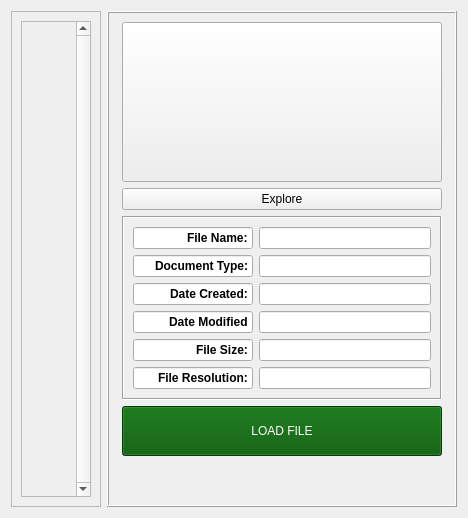
        <widget class="QWidget" name="wgTabHDR" native="true">
         <property name="sizePolicy">
          <sizepolicy hsizetype="Preferred" vsizetype="Expanding">
           <horstretch>0</horstretch>
           <verstretch>0</verstretch>
          </sizepolicy>
         </property>
         <property name="autoFillBackground">
          <bool>false</bool>
         </property>
         <layout class="QHBoxLayout" name="horizontalLayout_7">
          <item>
           <widget class="QFrame" name="frHdr">
            <property name="sizePolicy">
             <sizepolicy hsizetype="Expanding" vsizetype="Expanding">
              <horstretch>0</horstretch>
              <verstretch>0</verstretch>
             </sizepolicy>
            </property>
            <property name="minimumSize">
             <size>
              <width>0</width>
              <height>0</height>
             </size>
            </property>
            <property name="maximumSize">
             <size>
              <width>1111111</width>
              <height>16777215</height>
             </size>
            </property>
            <property name="layoutDirection">
             <enum>Qt::LeftToRight</enum>
            </property>
            <property name="autoFillBackground">
             <bool>true</bool>
            </property>
            <property name="frameShape">
             <enum>QFrame::StyledPanel</enum>
            </property>
            <property name="frameShadow">
             <enum>QFrame::Sunken</enum>
            </property>
            <layout class="QHBoxLayout" name="horizontalLayout_8">
             <item>
              <widget class="QScrollArea" name="scrHdr">
               <property name="styleSheet">
                <string notr="true"/>
               </property>
               <property name="verticalScrollBarPolicy">
                <enum>Qt::ScrollBarAlwaysOn</enum>
               </property>
               <property name="horizontalScrollBarPolicy">
                <enum>Qt::ScrollBarAlwaysOff</enum>
               </property>
               <property name="widgetResizable">
                <bool>true</bool>
               </property>
               <widget class="QWidget" name="scrlyHdr">
                <property name="geometry">
                 <rect>
                  <x>0</x>
                  <y>0</y>
                  <width>602</width>
                  <height>440</height>
                 </rect>
                </property>
                <layout class="QVBoxLayout" name="verticalLayout_7">
                 <item>
                  <layout class="QVBoxLayout" name="lyHdr">
                   <property name="leftMargin">
                    <number>4</number>
                   </property>
                   <property name="topMargin">
                    <number>4</number>
                   </property>
                   <property name="rightMargin">
                    <number>4</number>
                   </property>
                   <property name="bottomMargin">
                    <number>4</number>
                   </property>
                  </layout>
                 </item>
                </layout>
               </widget>
              </widget>
             </item>
            </layout>
           </widget>
          </item>
          <item>
           <widget class="QFrame" name="frLoad">
            <property name="sizePolicy">
             <sizepolicy hsizetype="Fixed" vsizetype="Preferred">
              <horstretch>0</horstretch>
              <verstretch>0</verstretch>
             </sizepolicy>
            </property>
            <property name="maximumSize">
             <size>
              <width>350</width>
              <height>1111111</height>
             </size>
            </property>
            <property name="frameShape">
             <enum>QFrame::Box</enum>
            </property>
            <property name="frameShadow">
             <enum>QFrame::Raised</enum>
            </property>
            <layout class="QVBoxLayout" name="verticalLayout_6">
             <item>
              <layout class="QVBoxLayout" name="lyLoad">
               <property name="leftMargin">
                <number>4</number>
               </property>
               <property name="rightMargin">
                <number>4</number>
               </property>
               <item>
                <widget class="QPushButton" name="btnImage">
                 <property name="sizePolicy">
                  <sizepolicy hsizetype="Fixed" vsizetype="Fixed">
                   <horstretch>0</horstretch>
                   <verstretch>0</verstretch>
                  </sizepolicy>
                 </property>
                 <property name="minimumSize">
                  <size>
                   <width>320</width>
                   <height>160</height>
                  </size>
                 </property>
                 <property name="layoutDirection">
                  <enum>Qt::LeftToRight</enum>
                 </property>
                 <property name="text">
                  <string/>
                 </property>
                </widget>
               </item>
               <item>
                <widget class="QPushButton" name="btnExplore">
                 <property name="text">
                  <string>Explore</string>
                 </property>
                </widget>
               </item>
               <item>
                <widget class="QFrame" name="frInfo">
                 <property name="frameShape">
                  <enum>QFrame::Box</enum>
                 </property>
                 <property name="frameShadow">
                  <enum>QFrame::Sunken</enum>
                 </property>
                 <layout class="QVBoxLayout" name="verticalLayout_3">
                  <item>
                   <layout class="QHBoxLayout" name="lyFileName">
                    <item>
                     <widget class="QLineEdit" name="lblFileName">
                      <property name="enabled">
                       <bool>true</bool>
                      </property>
                      <property name="sizePolicy">
                       <sizepolicy hsizetype="Fixed" vsizetype="Fixed">
                        <horstretch>0</horstretch>
                        <verstretch>0</verstretch>
                       </sizepolicy>
                      </property>
                      <property name="maximumSize">
                       <size>
                        <width>120</width>
                        <height>16777215</height>
                       </size>
                      </property>
                      <property name="font">
                       <font>
                        <weight>75</weight>
                        <bold>true</bold>
                       </font>
                      </property>
                      <property name="text">
                       <string>File Name:</string>
                      </property>
                      <property name="alignment">
                       <set>Qt::AlignRight|Qt::AlignTrailing|Qt::AlignVCenter</set>
                      </property>
                      <property name="readOnly">
                       <bool>true</bool>
                      </property>
                     </widget>
                    </item>
                    <item>
                     <widget class="QLineEdit" name="leFileName">
                      <property name="enabled">
                       <bool>true</bool>
                      </property>
                      <property name="readOnly">
                       <bool>true</bool>
                      </property>
                     </widget>
                    </item>
                   </layout>
                  </item>
                  <item>
                   <layout class="QHBoxLayout" name="lyDocType">
                    <item>
                     <widget class="QLineEdit" name="lblDocType">
                      <property name="enabled">
                       <bool>true</bool>
                      </property>
                      <property name="sizePolicy">
                       <sizepolicy hsizetype="Fixed" vsizetype="Fixed">
                        <horstretch>0</horstretch>
                        <verstretch>0</verstretch>
                       </sizepolicy>
                      </property>
                      <property name="minimumSize">
                       <size>
                        <width>80</width>
                        <height>0</height>
                       </size>
                      </property>
                      <property name="maximumSize">
                       <size>
                        <width>120</width>
                        <height>16777215</height>
                       </size>
                      </property>
                      <property name="font">
                       <font>
                        <weight>75</weight>
                        <bold>true</bold>
                       </font>
                      </property>
                      <property name="text">
                       <string>Document Type:</string>
                      </property>
                      <property name="alignment">
                       <set>Qt::AlignRight|Qt::AlignTrailing|Qt::AlignVCenter</set>
                      </property>
                      <property name="readOnly">
                       <bool>true</bool>
                      </property>
                     </widget>
                    </item>
                    <item>
                     <widget class="QLineEdit" name="leDocTYpe">
                      <property name="enabled">
                       <bool>true</bool>
                      </property>
                      <property name="readOnly">
                       <bool>true</bool>
                      </property>
                     </widget>
                    </item>
                   </layout>
                  </item>
                  <item>
                   <layout class="QHBoxLayout" name="lyDateCreated">
                    <item>
                     <widget class="QLineEdit" name="lblDateCreated">
                      <property name="enabled">
                       <bool>true</bool>
                      </property>
                      <property name="sizePolicy">
                       <sizepolicy hsizetype="Fixed" vsizetype="Fixed">
                        <horstretch>0</horstretch>
                        <verstretch>0</verstretch>
                       </sizepolicy>
                      </property>
                      <property name="maximumSize">
                       <size>
                        <width>120</width>
                        <height>16777215</height>
                       </size>
                      </property>
                      <property name="font">
                       <font>
                        <weight>75</weight>
                        <bold>true</bold>
                       </font>
                      </property>
                      <property name="text">
                       <string>Date Created:</string>
                      </property>
                      <property name="alignment">
                       <set>Qt::AlignRight|Qt::AlignTrailing|Qt::AlignVCenter</set>
                      </property>
                      <property name="readOnly">
                       <bool>true</bool>
                      </property>
                     </widget>
                    </item>
                    <item>
                     <widget class="QLineEdit" name="leDateCreated">
                      <property name="enabled">
                       <bool>true</bool>
                      </property>
                      <property name="readOnly">
                       <bool>true</bool>
                      </property>
                     </widget>
                    </item>
                   </layout>
                  </item>
                  <item>
                   <layout class="QHBoxLayout" name="lyDateMod">
                    <item>
                     <widget class="QLineEdit" name="lblDateMod">
                      <property name="enabled">
                       <bool>true</bool>
                      </property>
                      <property name="sizePolicy">
                       <sizepolicy hsizetype="Fixed" vsizetype="Fixed">
                        <horstretch>0</horstretch>
                        <verstretch>0</verstretch>
                       </sizepolicy>
                      </property>
                      <property name="maximumSize">
                       <size>
                        <width>120</width>
                        <height>16777215</height>
                       </size>
                      </property>
                      <property name="font">
                       <font>
                        <weight>75</weight>
                        <bold>true</bold>
                       </font>
                      </property>
                      <property name="text">
                       <string>Date Modified</string>
                      </property>
                      <property name="alignment">
                       <set>Qt::AlignRight|Qt::AlignTrailing|Qt::AlignVCenter</set>
                      </property>
                      <property name="readOnly">
                       <bool>true</bool>
                      </property>
                     </widget>
                    </item>
                    <item>
                     <widget class="QLineEdit" name="leDateMod">
                      <property name="enabled">
                       <bool>true</bool>
                      </property>
                      <property name="readOnly">
                       <bool>true</bool>
                      </property>
                     </widget>
                    </item>
                   </layout>
                  </item>
                  <item>
                   <layout class="QHBoxLayout" name="lyFileSize">
                    <item>
                     <widget class="QLineEdit" name="lblFileSize">
                      <property name="enabled">
                       <bool>true</bool>
                      </property>
                      <property name="sizePolicy">
                       <sizepolicy hsizetype="Fixed" vsizetype="Fixed">
                        <horstretch>0</horstretch>
                        <verstretch>0</verstretch>
                       </sizepolicy>
                      </property>
                      <property name="maximumSize">
                       <size>
                        <width>120</width>
                        <height>16777215</height>
                       </size>
                      </property>
                      <property name="font">
                       <font>
                        <weight>75</weight>
                        <bold>true</bold>
                       </font>
                      </property>
                      <property name="text">
                       <string>File Size:</string>
                      </property>
                      <property name="alignment">
                       <set>Qt::AlignRight|Qt::AlignTrailing|Qt::AlignVCenter</set>
                      </property>
                      <property name="readOnly">
                       <bool>true</bool>
                      </property>
                     </widget>
                    </item>
                    <item>
                     <widget class="QLineEdit" name="leFileSize">
                      <property name="enabled">
                       <bool>true</bool>
                      </property>
                      <property name="readOnly">
                       <bool>true</bool>
                      </property>
                     </widget>
                    </item>
                   </layout>
                  </item>
                  <item>
                   <layout class="QHBoxLayout" name="lyResolution">
                    <item>
                     <widget class="QLineEdit" name="lblResolution">
                      <property name="enabled">
                       <bool>true</bool>
                      </property>
                      <property name="sizePolicy">
                       <sizepolicy hsizetype="Fixed" vsizetype="Fixed">
                        <horstretch>0</horstretch>
                        <verstretch>0</verstretch>
                       </sizepolicy>
                      </property>
                      <property name="maximumSize">
                       <size>
                        <width>120</width>
                        <height>16777215</height>
                       </size>
                      </property>
                      <property name="font">
                       <font>
                        <weight>75</weight>
                        <bold>true</bold>
                       </font>
                      </property>
                      <property name="text">
                       <string>File Resolution:</string>
                      </property>
                      <property name="alignment">
                       <set>Qt::AlignRight|Qt::AlignTrailing|Qt::AlignVCenter</set>
                      </property>
                      <property name="readOnly">
                       <bool>true</bool>
                      </property>
                     </widget>
                    </item>
                    <item>
                     <widget class="QLineEdit" name="leResolution">
                      <property name="enabled">
                       <bool>true</bool>
                      </property>
                      <property name="readOnly">
                       <bool>true</bool>
                      </property>
                     </widget>
                    </item>
                   </layout>
                  </item>
                 </layout>
                </widget>
               </item>
               <item>
                <widget class="QPushButton" name="btnLoad">
                 <property name="minimumSize">
                  <size>
                   <width>0</width>
                   <height>50</height>
                  </size>
                 </property>
                 <property name="maximumSize">
                  <size>
                   <width>16777215</width>
                   <height>50</height>
                  </size>
                 </property>
                 <property name="palette">
                  <palette>
                   <active>
                    <colorrole role="WindowText">
                     <brush brushstyle="SolidPattern">
                      <color alpha="255">
                       <red>255</red>
                       <green>255</green>
                       <blue>255</blue>
                      </color>
                     </brush>
                    </colorrole>
                    <colorrole role="Button">
                     <brush brushstyle="SolidPattern">
                      <color alpha="255">
                       <red>0</red>
                       <green>85</green>
                       <blue>0</blue>
                      </color>
                     </brush>
                    </colorrole>
                    <colorrole role="Light">
                     <brush brushstyle="SolidPattern">
                      <color alpha="255">
                       <red>0</red>
                       <green>127</green>
                       <blue>0</blue>
                      </color>
                     </brush>
                    </colorrole>
                    <colorrole role="Midlight">
                     <brush brushstyle="SolidPattern">
                      <color alpha="255">
                       <red>0</red>
                       <green>106</green>
                       <blue>0</blue>
                      </color>
                     </brush>
                    </colorrole>
                    <colorrole role="Dark">
                     <brush brushstyle="SolidPattern">
                      <color alpha="255">
                       <red>0</red>
                       <green>42</green>
                       <blue>0</blue>
                      </color>
                     </brush>
                    </colorrole>
                    <colorrole role="Mid">
                     <brush brushstyle="SolidPattern">
                      <color alpha="255">
                       <red>0</red>
                       <green>56</green>
                       <blue>0</blue>
                      </color>
                     </brush>
                    </colorrole>
                    <colorrole role="Text">
                     <brush brushstyle="SolidPattern">
                      <color alpha="255">
                       <red>255</red>
                       <green>255</green>
                       <blue>255</blue>
                      </color>
                     </brush>
                    </colorrole>
                    <colorrole role="BrightText">
                     <brush brushstyle="SolidPattern">
                      <color alpha="255">
                       <red>255</red>
                       <green>255</green>
                       <blue>255</blue>
                      </color>
                     </brush>
                    </colorrole>
                    <colorrole role="ButtonText">
                     <brush brushstyle="SolidPattern">
                      <color alpha="255">
                       <red>255</red>
                       <green>255</green>
                       <blue>255</blue>
                      </color>
                     </brush>
                    </colorrole>
                    <colorrole role="Base">
                     <brush brushstyle="SolidPattern">
                      <color alpha="255">
                       <red>0</red>
                       <green>0</green>
                       <blue>0</blue>
                      </color>
                     </brush>
                    </colorrole>
                    <colorrole role="Window">
                     <brush brushstyle="SolidPattern">
                      <color alpha="255">
                       <red>0</red>
                       <green>85</green>
                       <blue>0</blue>
                      </color>
                     </brush>
                    </colorrole>
                    <colorrole role="Shadow">
                     <brush brushstyle="SolidPattern">
                      <color alpha="255">
                       <red>0</red>
                       <green>0</green>
                       <blue>0</blue>
                      </color>
                     </brush>
                    </colorrole>
                    <colorrole role="AlternateBase">
                     <brush brushstyle="SolidPattern">
                      <color alpha="255">
                       <red>0</red>
                       <green>42</green>
                       <blue>0</blue>
                      </color>
                     </brush>
                    </colorrole>
                    <colorrole role="ToolTipBase">
                     <brush brushstyle="SolidPattern">
                      <color alpha="255">
                       <red>255</red>
                       <green>255</green>
                       <blue>220</blue>
                      </color>
                     </brush>
                    </colorrole>
                    <colorrole role="ToolTipText">
                     <brush brushstyle="SolidPattern">
                      <color alpha="255">
                       <red>0</red>
                       <green>0</green>
                       <blue>0</blue>
                      </color>
                     </brush>
                    </colorrole>
                   </active>
                   <inactive>
                    <colorrole role="WindowText">
                     <brush brushstyle="SolidPattern">
                      <color alpha="255">
                       <red>255</red>
                       <green>255</green>
                       <blue>255</blue>
                      </color>
                     </brush>
                    </colorrole>
                    <colorrole role="Button">
                     <brush brushstyle="SolidPattern">
                      <color alpha="255">
                       <red>0</red>
                       <green>85</green>
                       <blue>0</blue>
                      </color>
                     </brush>
                    </colorrole>
                    <colorrole role="Light">
                     <brush brushstyle="SolidPattern">
                      <color alpha="255">
                       <red>0</red>
                       <green>127</green>
                       <blue>0</blue>
                      </color>
                     </brush>
                    </colorrole>
                    <colorrole role="Midlight">
                     <brush brushstyle="SolidPattern">
                      <color alpha="255">
                       <red>0</red>
                       <green>106</green>
                       <blue>0</blue>
                      </color>
                     </brush>
                    </colorrole>
                    <colorrole role="Dark">
                     <brush brushstyle="SolidPattern">
                      <color alpha="255">
                       <red>0</red>
                       <green>42</green>
                       <blue>0</blue>
                      </color>
                     </brush>
                    </colorrole>
                    <colorrole role="Mid">
                     <brush brushstyle="SolidPattern">
                      <color alpha="255">
                       <red>0</red>
                       <green>56</green>
                       <blue>0</blue>
                      </color>
                     </brush>
                    </colorrole>
                    <colorrole role="Text">
                     <brush brushstyle="SolidPattern">
                      <color alpha="255">
                       <red>255</red>
                       <green>255</green>
                       <blue>255</blue>
                      </color>
                     </brush>
                    </colorrole>
                    <colorrole role="BrightText">
                     <brush brushstyle="SolidPattern">
                      <color alpha="255">
                       <red>255</red>
                       <green>255</green>
                       <blue>255</blue>
                      </color>
                     </brush>
                    </colorrole>
                    <colorrole role="ButtonText">
                     <brush brushstyle="SolidPattern">
                      <color alpha="255">
                       <red>255</red>
                       <green>255</green>
                       <blue>255</blue>
                      </color>
                     </brush>
                    </colorrole>
                    <colorrole role="Base">
                     <brush brushstyle="SolidPattern">
                      <color alpha="255">
                       <red>0</red>
                       <green>0</green>
                       <blue>0</blue>
                      </color>
                     </brush>
                    </colorrole>
                    <colorrole role="Window">
                     <brush brushstyle="SolidPattern">
                      <color alpha="255">
                       <red>0</red>
                       <green>85</green>
                       <blue>0</blue>
                      </color>
                     </brush>
                    </colorrole>
                    <colorrole role="Shadow">
                     <brush brushstyle="SolidPattern">
                      <color alpha="255">
                       <red>0</red>
                       <green>0</green>
                       <blue>0</blue>
                      </color>
                     </brush>
                    </colorrole>
                    <colorrole role="AlternateBase">
                     <brush brushstyle="SolidPattern">
                      <color alpha="255">
                       <red>0</red>
                       <green>42</green>
                       <blue>0</blue>
                      </color>
                     </brush>
                    </colorrole>
                    <colorrole role="ToolTipBase">
                     <brush brushstyle="SolidPattern">
                      <color alpha="255">
                       <red>255</red>
                       <green>255</green>
                       <blue>220</blue>
                      </color>
                     </brush>
                    </colorrole>
                    <colorrole role="ToolTipText">
                     <brush brushstyle="SolidPattern">
                      <color alpha="255">
                       <red>0</red>
                       <green>0</green>
                       <blue>0</blue>
                      </color>
                     </brush>
                    </colorrole>
                   </inactive>
                   <disabled>
                    <colorrole role="WindowText">
                     <brush brushstyle="SolidPattern">
                      <color alpha="255">
                       <red>0</red>
                       <green>42</green>
                       <blue>0</blue>
                      </color>
                     </brush>
                    </colorrole>
                    <colorrole role="Button">
                     <brush brushstyle="SolidPattern">
                      <color alpha="255">
                       <red>0</red>
                       <green>85</green>
                       <blue>0</blue>
                      </color>
                     </brush>
                    </colorrole>
                    <colorrole role="Light">
                     <brush brushstyle="SolidPattern">
                      <color alpha="255">
                       <red>0</red>
                       <green>127</green>
                       <blue>0</blue>
                      </color>
                     </brush>
                    </colorrole>
                    <colorrole role="Midlight">
                     <brush brushstyle="SolidPattern">
                      <color alpha="255">
                       <red>0</red>
                       <green>106</green>
                       <blue>0</blue>
                      </color>
                     </brush>
                    </colorrole>
                    <colorrole role="Dark">
                     <brush brushstyle="SolidPattern">
                      <color alpha="255">
                       <red>0</red>
                       <green>42</green>
                       <blue>0</blue>
                      </color>
                     </brush>
                    </colorrole>
                    <colorrole role="Mid">
                     <brush brushstyle="SolidPattern">
                      <color alpha="255">
                       <red>0</red>
                       <green>56</green>
                       <blue>0</blue>
                      </color>
                     </brush>
                    </colorrole>
                    <colorrole role="Text">
                     <brush brushstyle="SolidPattern">
                      <color alpha="255">
                       <red>0</red>
                       <green>42</green>
                       <blue>0</blue>
                      </color>
                     </brush>
                    </colorrole>
                    <colorrole role="BrightText">
                     <brush brushstyle="SolidPattern">
                      <color alpha="255">
                       <red>255</red>
                       <green>255</green>
                       <blue>255</blue>
                      </color>
                     </brush>
                    </colorrole>
                    <colorrole role="ButtonText">
                     <brush brushstyle="SolidPattern">
                      <color alpha="255">
                       <red>0</red>
                       <green>42</green>
                       <blue>0</blue>
                      </color>
                     </brush>
                    </colorrole>
                    <colorrole role="Base">
                     <brush brushstyle="SolidPattern">
                      <color alpha="255">
                       <red>0</red>
                       <green>85</green>
                       <blue>0</blue>
                      </color>
                     </brush>
                    </colorrole>
                    <colorrole role="Window">
                     <brush brushstyle="SolidPattern">
                      <color alpha="255">
                       <red>0</red>
                       <green>85</green>
                       <blue>0</blue>
                      </color>
                     </brush>
                    </colorrole>
                    <colorrole role="Shadow">
                     <brush brushstyle="SolidPattern">
                      <color alpha="255">
                       <red>0</red>
                       <green>0</green>
                       <blue>0</blue>
                      </color>
                     </brush>
                    </colorrole>
                    <colorrole role="AlternateBase">
                     <brush brushstyle="SolidPattern">
                      <color alpha="255">
                       <red>0</red>
                       <green>85</green>
                       <blue>0</blue>
                      </color>
                     </brush>
                    </colorrole>
                    <colorrole role="ToolTipBase">
                     <brush brushstyle="SolidPattern">
                      <color alpha="255">
                       <red>255</red>
                       <green>255</green>
                       <blue>220</blue>
                      </color>
                     </brush>
                    </colorrole>
                    <colorrole role="ToolTipText">
                     <brush brushstyle="SolidPattern">
                      <color alpha="255">
                       <red>0</red>
                       <green>0</green>
                       <blue>0</blue>
                      </color>
                     </brush>
                    </colorrole>
                   </disabled>
                  </palette>
                 </property>
                 <property name="text">
                  <string>LOAD FILE</string>
                 </property>
                </widget>
               </item>
               <item>
                <spacer name="verticalSpacer">
                 <property name="orientation">
                  <enum>Qt::Vertical</enum>
                 </property>
                 <property name="sizeHint" stdset="0">
                  <size>
                   <width>20</width>
                   <height>40</height>
                  </size>
                 </property>
                </spacer>
               </item>
              </layout>
             </item>
            </layout>
           </widget>
          </item>
         </layout>
        </widget>
